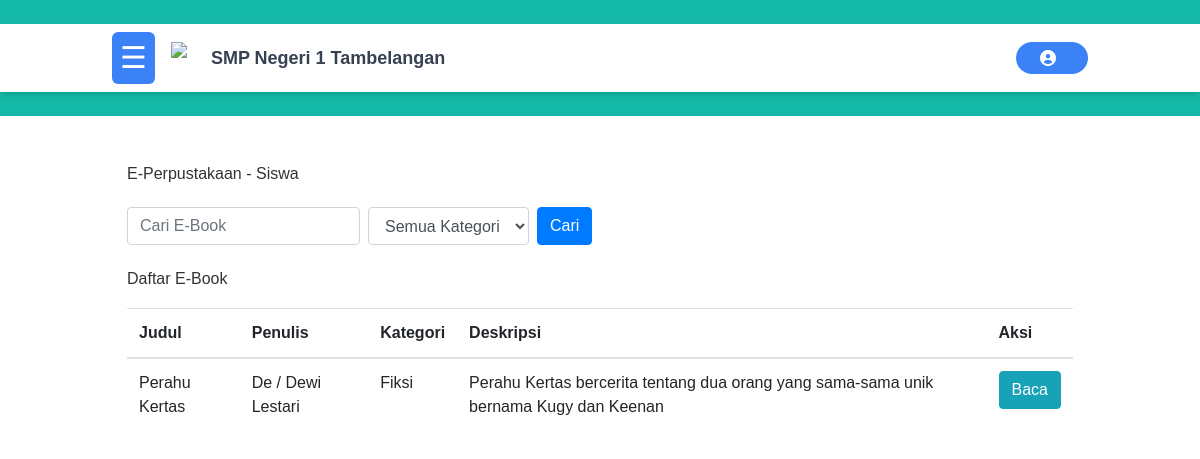
/dashboard/siswa/ebook.php, run on the app's committed database.
### tables this page shows
CREATE TABLE `ebooks` (
  `id` int NOT NULL,
  `judul` varchar(255) NOT NULL,
  `penulis` varchar(255) NOT NULL,
  `deskripsi` text,
  `file_path` varchar(255) NOT NULL,
  `kategori_id` int DEFAULT NULL
);

CREATE TABLE `kategori` (
  `id` int NOT NULL,
  `nama_kategori` varchar(100) NOT NULL
);

### dashboard/admin/ebook_proses.php (called while the page is built, shortened)
<?php
function getEbooks($conn) {
    $sql = "SELECT ebooks.*, kategori.nama_kategori FROM ebooks JOIN kategori ON ebooks.kategori_id = kategori.id";
    $result = $conn->query($sql);
    $ebooks = [];
    while ($row = $result->fetch_assoc()) {
        $ebooks[] = $row;
    }
    return $ebooks;
}
?>

### dashboard/siswa/ebook.php (the view, shortened to what this page needs)
<?php
include '../../koneksi.php';
include '../admin/ebook_proses.php';
include '../admin/kategori.php';
$ebooks = getEbooks($conn);
$search = '';
?>
<!DOCTYPE html>
<html lang="en">
<head>
    <link rel="stylesheet" href="https://stackpath.bootstrapcdn.com/bootstrap/4.5.2/css/bootstrap.min.css">
    <script src="https://cdn.tailwindcss.com"></script>
</head>
<body>
<header id="header" class="bg-teal-500 text-white py-4 transition-all duration-300">
  <?php include '../../layout/header.php' ?>
</header>
<div id="mainContent" class="container mx-auto mt-8 px-4 transition-all duration-300">
    <div class="container">
        <h1 class="mt-5">E-Perpustakaan - Siswa</h1>
        <form method="GET" class="form-inline mt-4">
            <input type="text" name="search" class="form-control" placeholder="Cari E-Book" value="<?php echo htmlspecialchars($search); ?>">
            <select name="kategori_id" class="form-control ml-2">
                <option value="">Semua Kategori</option>
            </select>
            <button type="submit" class="btn btn-primary ml-2">Cari</button>
        </form>
        <h2 class="mt-4">Daftar E-Book</h2>
        <table class="table">
            <thead>
                <tr>
                    <th>Judul</th>
                    <th>Penulis</th>
                    <th>Kategori</th>
                    <th>Deskripsi</th>
                    <th>Aksi</th>
                </tr>
            </thead>
            <tbody>
                <?php if (!empty($ebooks)): ?>
                    <?php foreach ($ebooks as $ebook): ?>
                        <tr>
                            <td><?php echo htmlspecialchars($ebook['judul']); ?></td>
                            <td><?php echo htmlspecialchars($ebook['penulis']); ?></td>
                            <td><?php echo htmlspecialchars($ebook['nama_kategori']); ?></td>
                            <td><?php echo htmlspecialchars($ebook['deskripsi']); ?></td>
                            <td>
                            <button class="btn btn-info" onclick="window.open('<?php echo '/projectPAW2024/dashboard/siswa/flipbook.php?file=' . urlencode(basename($ebook['file_path'])); ?>', '_blank')">Baca</button>
                            </td>
                        </tr>
                    <?php endforeach; ?>
                <?php else: ?>
                    <tr>
                        <td colspan="5" class="text-center">Tidak ada E-Book yang ditemukan.</td>
                    </tr>
                <?php endif; ?>
            </tbody>
        </table>
    </div>
</div>
</body>
</html>

### dashboard/siswa/ebook.php (style rules this page uses)
body { font-family: Arial, sans-serif; }
h1, h2 { color: #333; }
table { margin-top: 20px; }

### data on the page
ebooks: judul "Perahu Kertas", penulis "De / Dewi Lestari", kategori.nama_kategori "Fiksi", deskripsi "Perahu Kertas bercerita tentang dua orang yang sama-sama unik bernama Kugy dan Keenan"
